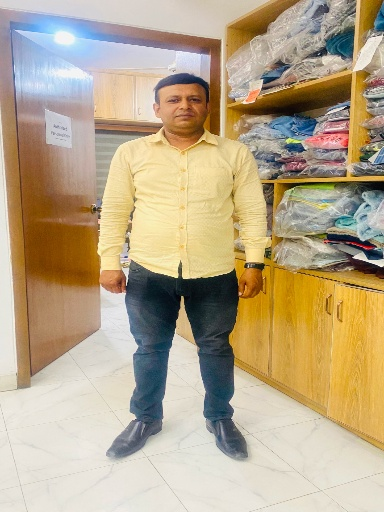
#> input picture data/osim.jpg, 384 x 512 px; the run also reads 1 picture not shown here
$ jupyter execute --allow-errors tests.ipynb
#> lines starting #> are read from the running program, lines starting #| are printed output that depends on the picture; after the words box and inside, x2 and y2 are one past the last pixel; in counts of white or black regions, pixels touching at a corner belong together
[cell 1]
import cv2
import numpy as np

[cell 2]
def WarpImage_TPS(source, target, img):
    tps = cv2.createThinPlateSplineShapeTransformer()

    source=source.reshape(-1,len(source),2)
    target=target.reshape(-1,len(target),2)

    matches=list()

    for i in range(0,len(source[0])):
        matches.append(cv2.DMatch(i,i,0))

    matches = sorted(matches, key=lambda x: x.distance)

    tps.estimateTransformation(target, source, matches)
    new_img = tps.warpImage(img)

    return new_img, matches

[cell 3]
# Example usage
img1 = cv2.imread('./data/osim.jpg')
#> img1 is the input picture: shape (512, 384, 3); mean B, G, R 137.7, 167, 183.8
mask = cv2.imread('./data/osim.png')
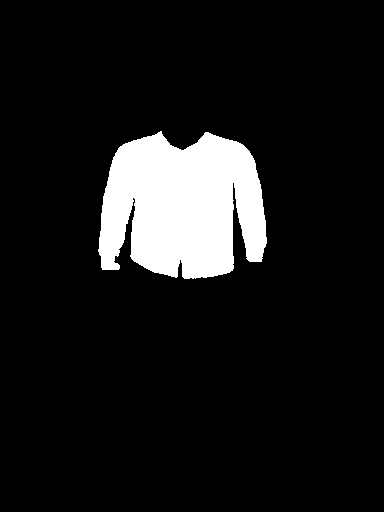
#> input picture data/osim.png, 384 x 512 px
#> mask is the input picture: shape (512, 384, 3); 9.8% white; 1 white region, box (x1, y1, x2, y2) and area: (98, 131, 267, 279) 19191
clothes = cv2.imread('./data/align_shirt.png')
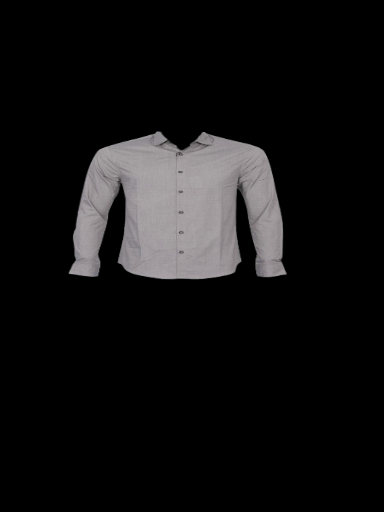
#> input picture data/align_shirt.png, 384 x 512 px
#> clothes is the input picture: shape (512, 384, 3); mean B, G, R 18.3, 18, 18.6

clothes_gray = cv2.cvtColor(clothes, cv2.COLOR_BGR2GRAY)
clothes_mask = cv2.threshold(clothes_gray, 0, 255, cv2.THRESH_BINARY)[1]
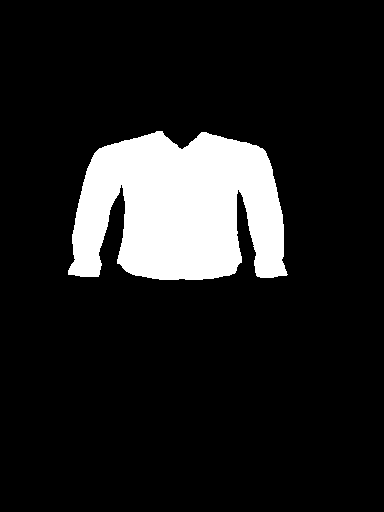
#> clothes_mask: shape (512, 384); 12.6% white; 1 white region, box (x1, y1, x2, y2) and area: (68, 131, 288, 280) 24844
cv2.imwrite('clothes_mask.png', clothes_mask)

mask_ = cv2.cvtColor(mask, cv2.COLOR_BGR2GRAY)
#> mask_: shape (512, 384); 9.8% white; 1 white region
mask_contour, _ = cv2.findContours(mask_, cv2.RETR_EXTERNAL, cv2.CHAIN_APPROX_SIMPLE)
#> mask_contour = 1 contour; box (x1, y1, x2, y2) and area: (98, 131, 267, 279) 18774
mask_contour = mask_contour[0]
#> mask_contour = contour of 351 points, box (x1, y1, x2, y2) (98, 131, 267, 279), area 18774
mask_contour_sq = mask_contour.squeeze()
#> mask_contour_sq = 351 pairs, first value 98 to 266, second value 131 to 278

clothes_mask_contour, _ = cv2.findContours(clothes_mask, cv2.RETR_EXTERNAL, cv2.CHAIN_APPROX_SIMPLE)
#> clothes_mask_contour = 1 contour; box (x1, y1, x2, y2) and area: (68, 131, 288, 280) 24372
clothes_mask_contour = clothes_mask_contour[0]
#> clothes_mask_contour = contour of 405 points, box (x1, y1, x2, y2) (68, 131, 288, 280), area 24372
clothes_mask_contour_sq = clothes_mask_contour.squeeze()
#> clothes_mask_contour_sq = 405 pairs, first value 68 to 287, second value 131 to 279

cv2.drawContours(mask, mask_contour, -1, (0, 255, 0), 2)
cv2.drawContours(mask, clothes_mask_contour, -1, (0, 0, 255), 2)

# Align the images using TPS warping
img2_aligned, matches = WarpImage_TPS(mask_contour_sq, clothes_mask_contour_sq, clothes)
#> in WarpImage_TPS, `source=source.reshape(-1,len(source),2)`: source has the same summary as mask_contour_sq outside WarpImage_TPS
#> in WarpImage_TPS, `target=target.reshape(-1,len(target),2)`: target has the same summary as clothes_mask_contour_sq outside WarpImage_TPS
#> after the loop in WarpImage_TPS, `for i in range(0,len(source[0])):`: matches = 351 matches
#> in WarpImage_TPS, `new_img = tps.warpImage(img)`:
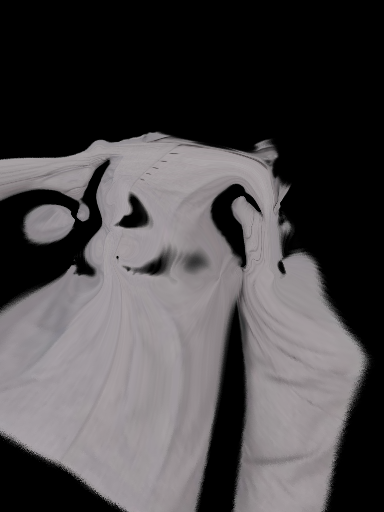
#> new_img: shape (512, 384, 3); mean B, G, R 73.3, 71.6, 74.5
#> matches = 351 matches

#> (the rest of this cell did not finish here and is left out)

[cell 4]
clothes_mask_contour_sq.shape
#> Out = (405, 2)

[cell 5]
import random

# [30 lines left out: function visualize_matches, not called in this run]

# TPS

[cell 6]
import numpy as np
from scipy.spatial.distance import cdist


class TPS:
    # [42 lines left out: functions fit, transform, U, not called in this run]

# Shape Context

[cell 7]
import math, cv2
import numpy as np
from scipy.optimize import linear_sum_assignment
# import tps

class Point:
    def __init__(self, x, y):
        self.x = float(x)
        self.y = float(y)

    # [7 lines left out: function cart2logpolar, not called in this run]

    def dist2(self, other):
        return (self.x - other.x)**2 + (self.y - other.y)**2

class Shape:
    # [261 lines left out: functions __init__, get_shape_contexts, get_cost_matrix, matching, estimate_transformation, shape_context_distance and 3 more, not called in this run]

class utils:
    # [14 lines left out: function canny_edge_shape, not called in this run]

## Control Points

[cell 8]
import cv2
import numpy as np

def select_clothes_control_points(image):
    # Perform clothes control point selection based on the specific characteristics of clothes

    # Convert the image to grayscale
    gray = cv2.cvtColor(image, cv2.COLOR_BGR2GRAY)

    # Apply any necessary preprocessing steps (e.g., denoising, smoothing, etc.)

    # Perform clothes detection using appropriate techniques (e.g., edge detection, color-based segmentation, etc.)
    # Here's a simple example using Canny edge detection
    edges = cv2.Canny(gray, 0, 200)

    # Perform contour detection on the edges
    contours, _ = cv2.findContours(edges, cv2.RETR_EXTERNAL, cv2.CHAIN_APPROX_SIMPLE)

    # Select control points based on the detected contours
    # Here's a simple example of selecting the centroid of each contour
    control_points = []
    for contour in contours:
        M = cv2.moments(contour)
        if M['m00'] != 0:
            cx = int(M['m10'] / M['m00'])
            cy = int(M['m01'] / M['m00'])
            control_points.append([cx, cy])

    return control_points

[cell 9]
# Load the image
image = cv2.imread('./cl/align_shirt_.png')

# Select control points on clothes based on the specific characteristics
clothes_control_points = select_clothes_control_points(image)
#> in select_clothes_control_points, `edges = cv2.Canny(gray, 0, 200)`:
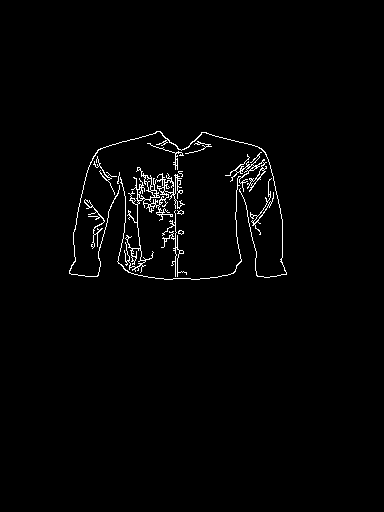
#> edges: shape (512, 384); 1.6% white in thin lines or dots, all inside (x1, y1, x2, y2) = (69, 131, 287, 280)
#> in select_clothes_control_points, `contours, _ = cv2.findContours(edges, cv2.RETR_EXTERNAL, cv2.CHAIN_APP..`: contours = 13 contours, 6 with area under 20; largest, box (x1, y1, x2, y2) and area: (124, 167, 185, 273) 630, (117, 152, 267, 280) 204, (69, 131, 287, 278) 79, (84, 199, 105, 249) 56, (161, 210, 187, 277) 43, (250, 178, 274, 235) 41, (147, 143, 184, 170) 24
#> the loop in select_clothes_control_points, `for contour in contours:` made 13 passes
#> (cx, cy) on passes 1 to 12: (180, 231), (180, 211), (173, 241), (92, 211), (259, 212), (117, 181), (180, 173), (152, 198), (102, 173), (243, 179), (175, 159), (200, 143)
#> after the loop in select_clothes_control_points, `for contour in contours:`: control_points = [[180, 231], [180, 211], [173, 241], [92, 211], [259, 212], [117, 181], [180, 173], [152, 198], [102, 173], [243, 179], [175, 159], [200, 143], [165, 173]]
#> clothes_control_points has the same summary as control_points in select_clothes_control_points

### Find contours

[cell 10]
image_gray = cv2.cvtColor(image, cv2.COLOR_BGR2GRAY)
image_mask = cv2.threshold(image_gray, 0, 255, cv2.THRESH_BINARY)[1]

image_mask_contour, _ = cv2.findContours(image_mask, cv2.RETR_EXTERNAL, cv2.CHAIN_APPROX_SIMPLE)
#> image_mask_contour = 1 contour; box (x1, y1, x2, y2) and area: (68, 131, 288, 280) 24372
image_mask_contour = image_mask_contour[0]
#> image_mask_contour has the same summary as clothes_mask_contour
image_mask_contour_sq = image_mask_contour.squeeze()
#> image_mask_contour_sq has the same summary as clothes_mask_contour_sq

x, y, w, h = cv2.boundingRect(image_mask_contour)
#> x = 68; y = 131; w = 220; h = 149
image_box = image[y:y+h, x:x+w]
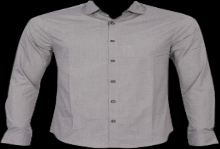
#> image_box: shape (149, 220, 3); mean B, G, R 109.9, 107.7, 111.8

[cell 11]
pts_img = image_box.copy()
for pts in clothes_control_points:
    cv2.circle(pts_img, pts, 2, (0, 0, 255), -1)
#> this loop made 13 passes
#> pts_img: shape (149, 220, 3); 0.04% of pixels changed, all inside (x1, y1, x2, y2) = (198, 141, 203, 146)

# Get the dimensions of the image
height, width = image_box.shape[:2]
#> height = 149; width = 220

# Find the horizontal center point
horizontal_center = width // 2
#> horizontal_center = 110

# Find the vertical center point
vertical_center = height // 2
#> vertical_center = 74

# Find the horizontal middle point
horizontal_middle = (width - 1) / 2
#> horizontal_middle = 109.5

# Find the vertical middle point
vertical_middle = (height - 1) / 2
#> vertical_middle = 74

# Draw a red vertical line at the horizontal center
cv2.line(image_box, (horizontal_center, 0), (horizontal_center, height - 1), (0, 0, 255), 2)

# Draw a red horizontal line at the vertical center
cv2.line(image_box, (0, vertical_center), (width - 1, vertical_center), (0, 0, 255), 2)

[cell 12]
import matplotlib.pyplot as plt

_, axs = plt.subplots(1, 2)
axs[0].imshow(image)
axs[1].imshow(pts_img)

plt.show()
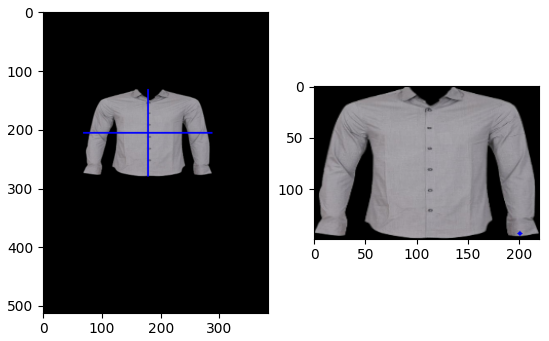
#> figure drawn by matplotlib, 2 panels; B, G, R data is drawn as R, G, B

## Drag and Drop

[cell 13]
import cv2
import numpy as np

def triangles(points):
    points = np.where(points, points, 1)
    subdiv = cv2.Subdiv2D((*points.min(0), *points.max(0)))
    for pt in points:
        subdiv.insert(tuple(map(int, pt)))
    for pts in subdiv.getTriangleList().reshape(-1, 3, 2):
        yield [np.where(np.all(points == pt, 1))[0][0] for pt in pts]

def crop(img, pts):
    x, y, w, h = cv2.boundingRect(pts)
    img_cropped = img[y: y + h, x: x + w]
    pts[:, 0] -= x
    pts[:, 1] -= y
    return img_cropped, pts

def warp(img1, img2, pts1, pts2):
    img2 = img2.copy()
    for indices in triangles(pts1):
        img1_cropped, triangle1 = crop(img1, pts1[indices])
        img2_cropped, triangle2 = crop(img2, pts2[indices])
        transform = cv2.getAffineTransform(np.float32(triangle1), np.float32(triangle2))
        img2_warped = cv2.warpAffine(img1_cropped, transform, img2_cropped.shape[:2][::-1], None, cv2.INTER_LINEAR, cv2.BORDER_REFLECT_101)
        mask = np.zeros_like(img2_cropped)
        cv2.fillConvexPoly(mask, np.int32(triangle2), (1, 1, 1), 16, 0)
        img2_cropped *= 1 - mask
        img2_cropped += img2_warped * mask
    return img2

# [14 lines left out: function draw_circle, not called in this run]

def draw_circles(img, pts):
    img = img.copy()
    for i, (x, y) in enumerate(pts):
        cv2.circle(img, (x, y), 15, (0, 0, 255), -1)
        cv2.putText(img, str(i), (x - 10, y + 10), cv2.FONT_HERSHEY_COMPLEX, 0.8, (0, 0, 0), 2)
    return img

def resize(img, size):
    h, w = img.shape[:2]
    return cv2.resize(img, (int(w * size), int(h * size)))

img1 = resize(cv2.imread("./data/align_shirt.png"), 0.8)
#> in resize, `h, w = img.shape[:2]`: h = 512; w = 384
img2 = resize(cv2.imread("./data/osim.jpg"), 0.8)

pts_count = 10

pts1 = np.arange(pts_count * 2).reshape((pts_count, 2))
pts2 = np.arange(pts_count * 2).reshape((pts_count, 2))

active_pt = np.array([0, 0])

cv2.namedWindow("image 1")
cv2.setMouseCallback('image 1', draw_circle, pts1)
cv2.namedWindow("image 2")
cv2.setMouseCallback('image 2', draw_circle, pts2)
print(pts1)
print(type(pts1))
print(pts1.shape)
pause = False
while True:
    cv2.imshow('image 1', draw_circles(img1, pts1))
#> after the loop in draw_circles, `for i, (x, y) in enumerate(pts):`:
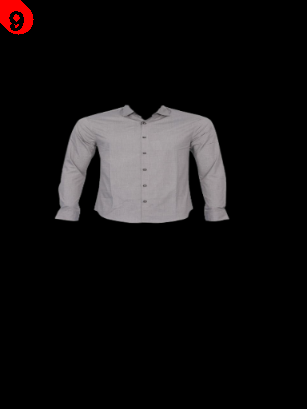
#> img: shape (409, 307, 3); mean of channels 0, 1, 2 18.3, 17.9, 20.2; drawn as B, G, R
    cv2.imshow('image 2', draw_circles(img2, pts2))
#> after the loop in draw_circles (call 2), `for i, (x, y) in enumerate(pts):`:
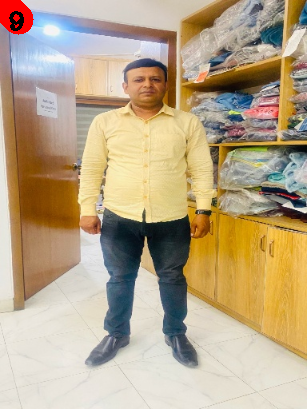
#> img: shape (409, 307, 3); mean of channels 0, 1, 2 136.1, 165.6, 184; drawn as B, G, R
    if not pause:
        try:
            cv2.imshow("result", warp(img1, img2, pts1, pts2))
#> the loop in warp, `for indices in triangles(pts1):` made 3 passes
#> triangle2 on passes 1 to 3: [[4, 4], [0, 0], [6, 6]], [[0, 0], [4, 4], [2, 2]], [[6, 6], [0, 0], [8, 8]]
#> after the loop in warp, `for indices in triangles(pts1):`:
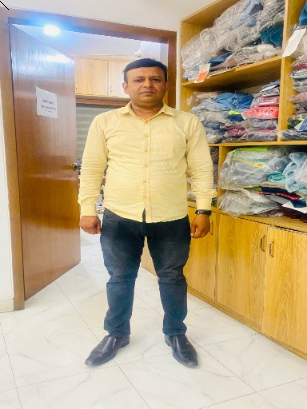
#> img2: shape (409, 307, 3); mean of channels 0, 1, 2 137.6, 166.9, 183.6; drawn as B, G, R
        except:
            pass
    key = cv2.waitKey(20)
#> (key q is pressed here)
    if key & 0xFF == ord("q"):
        break
    if key & 0xFF == ord("p"):
        pause = not pause

cv2.waitKey(0)
cv2.destroyAllWindows()
